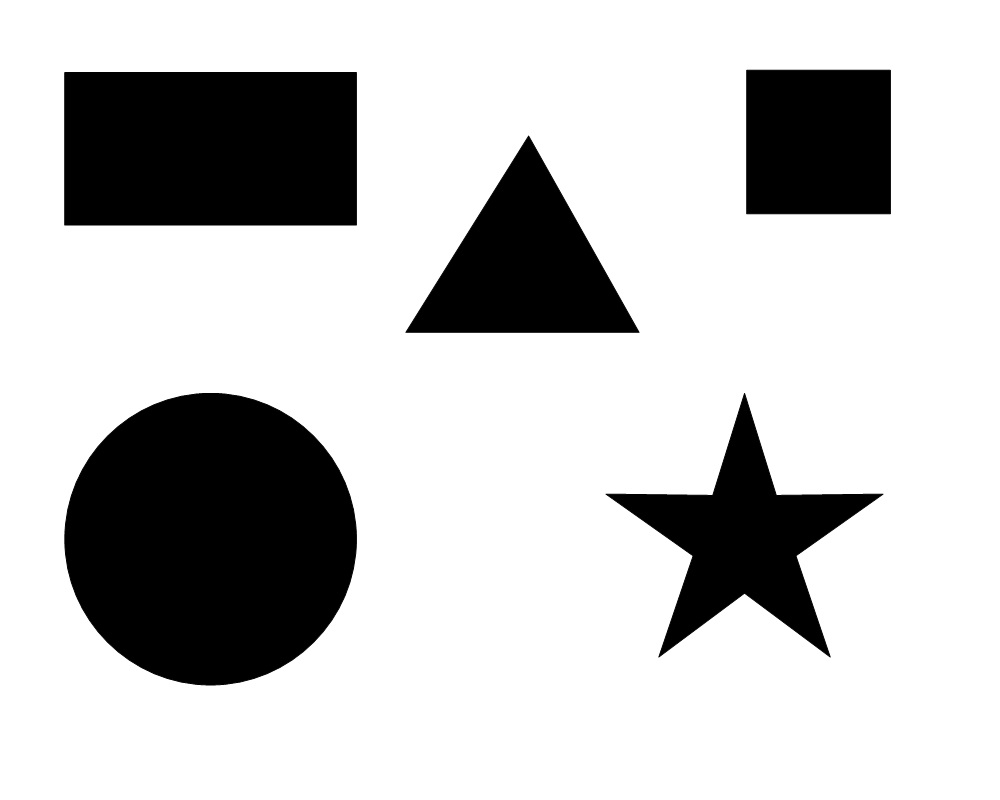
#> input picture images/someshapes.jpg, 1000 x 800 px
$ python identifying_shapes.py
#> lines starting #> are read from the running program, lines starting #| are printed output that depends on the picture; after the words box and inside, x2 and y2 are one past the last pixel; in counts of white or black regions, pixels touching at a corner belong together
import cv2
import numpy as np


# Load the target image with the shapes we're trying to match
target = cv2.imread('images/someshapes.jpg')
#> target is the input picture: shape (800, 1000, 3); min 0, max 255, mean 197.7

grey = cv2.cvtColor(target, cv2.COLOR_RGB2GRAY)
ret,threshold = cv2.threshold(grey,50,255,cv2.THRESH_BINARY_INV)
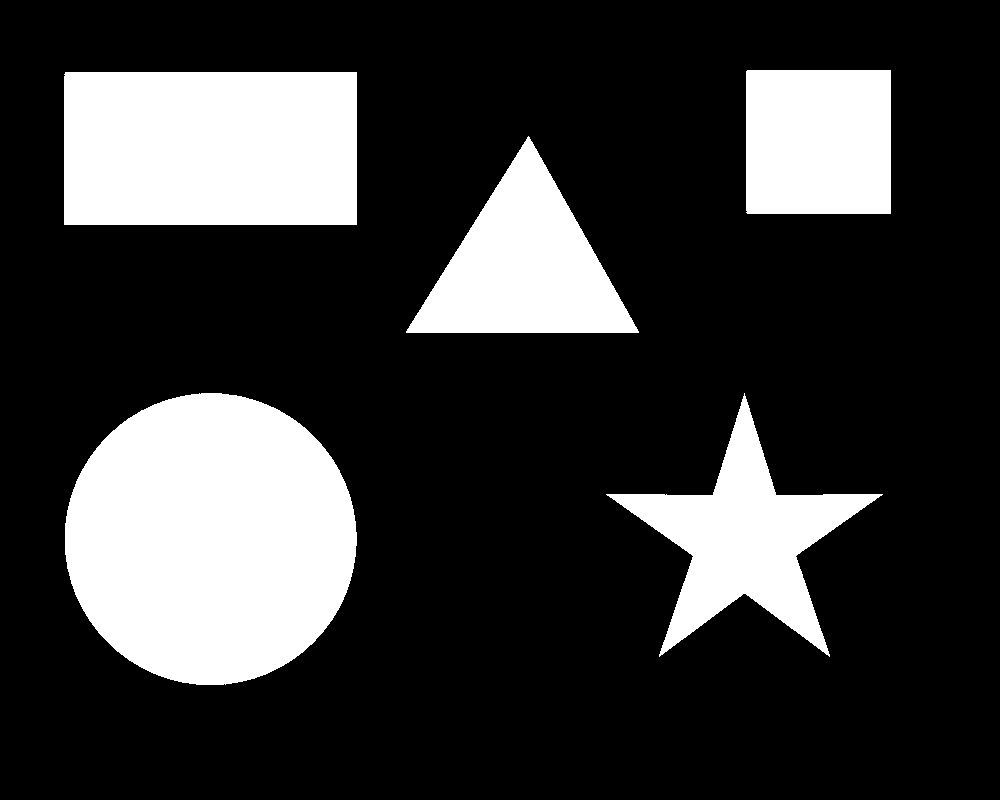
#> threshold: shape (800, 1000); 22.4% white; 5 white regions

contours,hierarchy = cv2.findContours(threshold,cv2.RETR_LIST,cv2.CHAIN_APPROX_NONE)
#> contours = 5 contours; box (x1, y1, x2, y2) and area: (65, 393, 357, 685) 66510, (64, 72, 357, 225) 44382, (606, 393, 883, 657) 22953, (406, 136, 639, 333) 22853, (746, 70, 891, 214) 20590
blank = np.zeros_like(target)

for c in contours:
    cv2.drawContours(blank, c, -1, (0,0,255), 3)
    accuracy = 0.01*cv2.arcLength(c, True)
    points = cv2.approxPolyDP(c,accuracy,True)
    M = cv2.moments(c)
    cx = int(M['m10'] / M['m00'])
    cy = int(M['m01'] / M['m00'])

    if(len(points)==3):
        cv2.putText(blank,'Triangle',(cx,cy),cv2.FONT_HERSHEY_COMPLEX,1,(30,40,90),4)
    elif(len(points)==4):
        x,y,w,h = cv2.boundingRect(c)
        if(w-h<3):
            cv2.putText(blank,'Square',(cx,cy),cv2.FONT_HERSHEY_COMPLEX,1,(30,40,90),4)
        else:
            cv2.putText(blank,'Rectangle',(cx,cy),cv2.FONT_HERSHEY_COMPLEX,1,(30,40,90),4)
    elif(len(points)==10):
        cv2.putText(blank,'Star',(cx,cy),cv2.FONT_HERSHEY_COMPLEX,1,(30,40,90),4)

    elif(len(points)==15):
        cv2.putText(blank,'Circle',(cx,cy),cv2.FONT_HERSHEY_COMPLEX,1,(30,40,90),4)

    cv2.imshow('thresh',blank)
    cv2.waitKey(0)
#> this loop made 5 passes
#> (accuracy, points, cx, cy, x, y, w, h) on passes 4 to 5: (8.88, [[65, 72], [64, 224], [356, 224], [356, 72]], 210, 148, 64, 72, 293, 153), (5.74, [[746, 71], [747, 213], [890, 213], [890, 70]], 818, 141, 746, 70, 145, 144)
#> (accuracy, cx, cy) on passes 1 to 2: (11.2, 744, 538), (9.66, 210, 538)
#> pass 1, `cv2.imshow('thresh',blank)`:
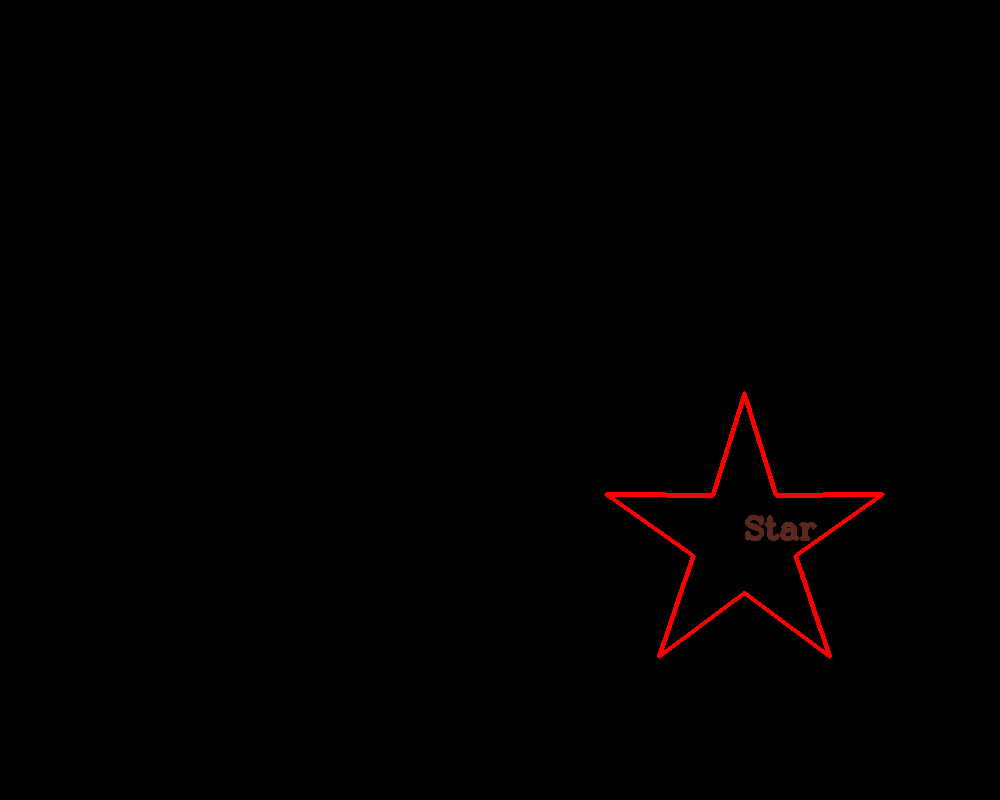
#> window 'thresh': shape (800, 1000, 3); mean B, G, R 0, 0.1, 1.6
#> pass 2, `cv2.imshow('thresh',blank)`:
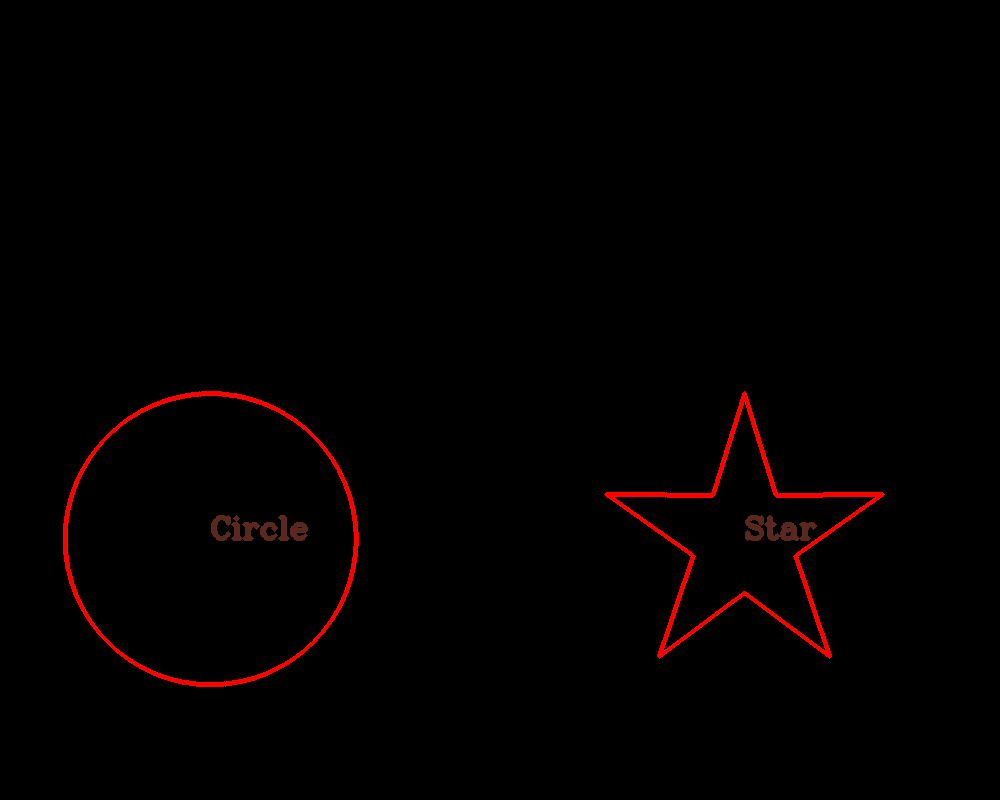
#> window 'thresh': shape (800, 1000, 3); mean B, G, R 0.1, 0.1, 3.1
#> after the loop:
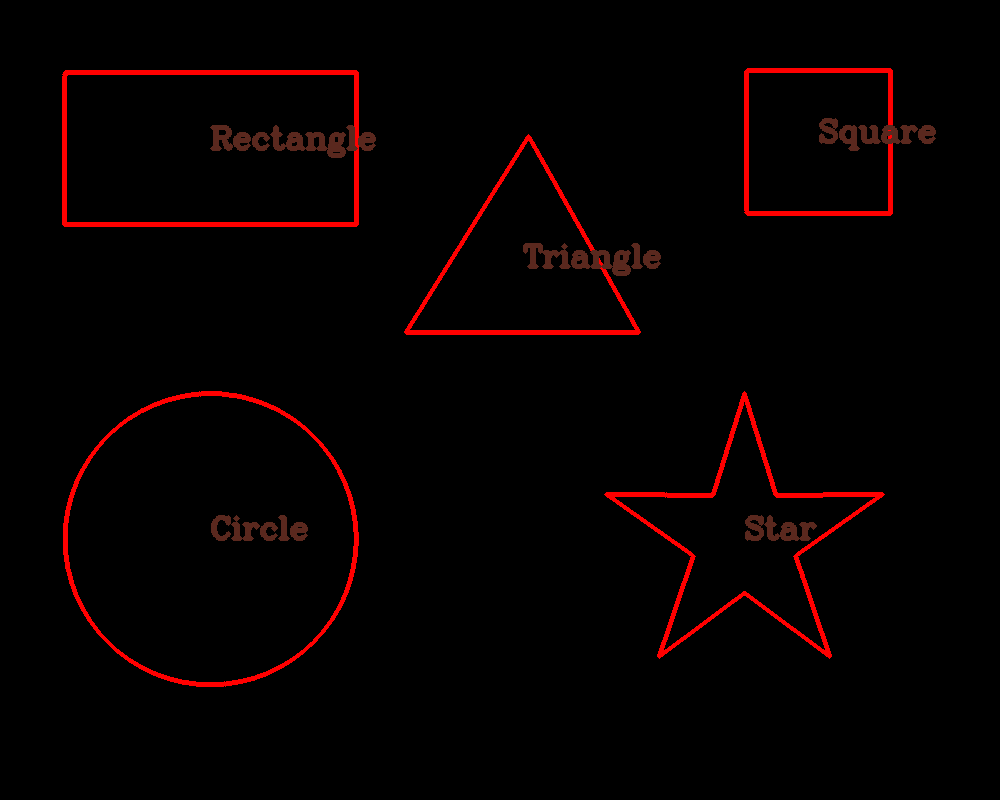
#> blank: shape (800, 1000, 3); mean of channels 0, 1, 2 0.3, 0.4, 7; drawn as B, G, R


cv2.destroyAllWindows()

$ run again, with images/4star.jpg copied over images/someshapes.jpg
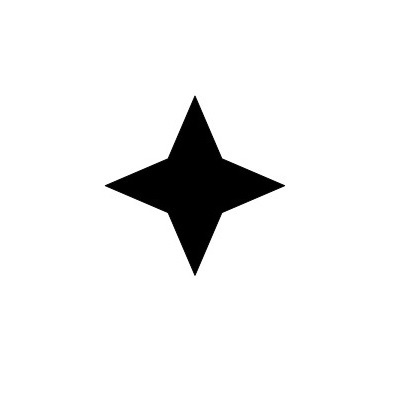
#> input picture images/4star.jpg, 400 x 400 px
#> target is the input picture: shape (400, 400, 3); min 0, max 255, mean 239.2
#> `ret,threshold = cv2.threshold(grey,50,255,cv2.THRESH_BINARY_INV)`:
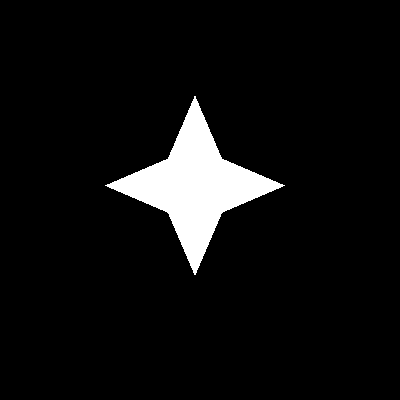
#> threshold: shape (400, 400); 6.1% white; 1 white region
#> contours = 1 contour; box (x1, y1, x2, y2) and area: (105, 96, 285, 275) 9553
#> the loop `for c in contours:` made 1 pass
#> (accuracy, cx, cy) on pass 1: (5.89, 194, 185)
#> pass 1, `cv2.imshow('thresh',blank)`:
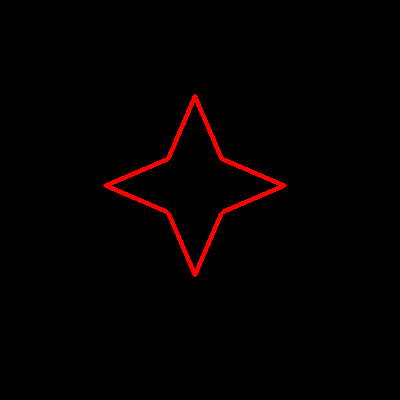
#> window 'thresh': shape (400, 400, 3); mean B, G, R 0, 0, 3.9
